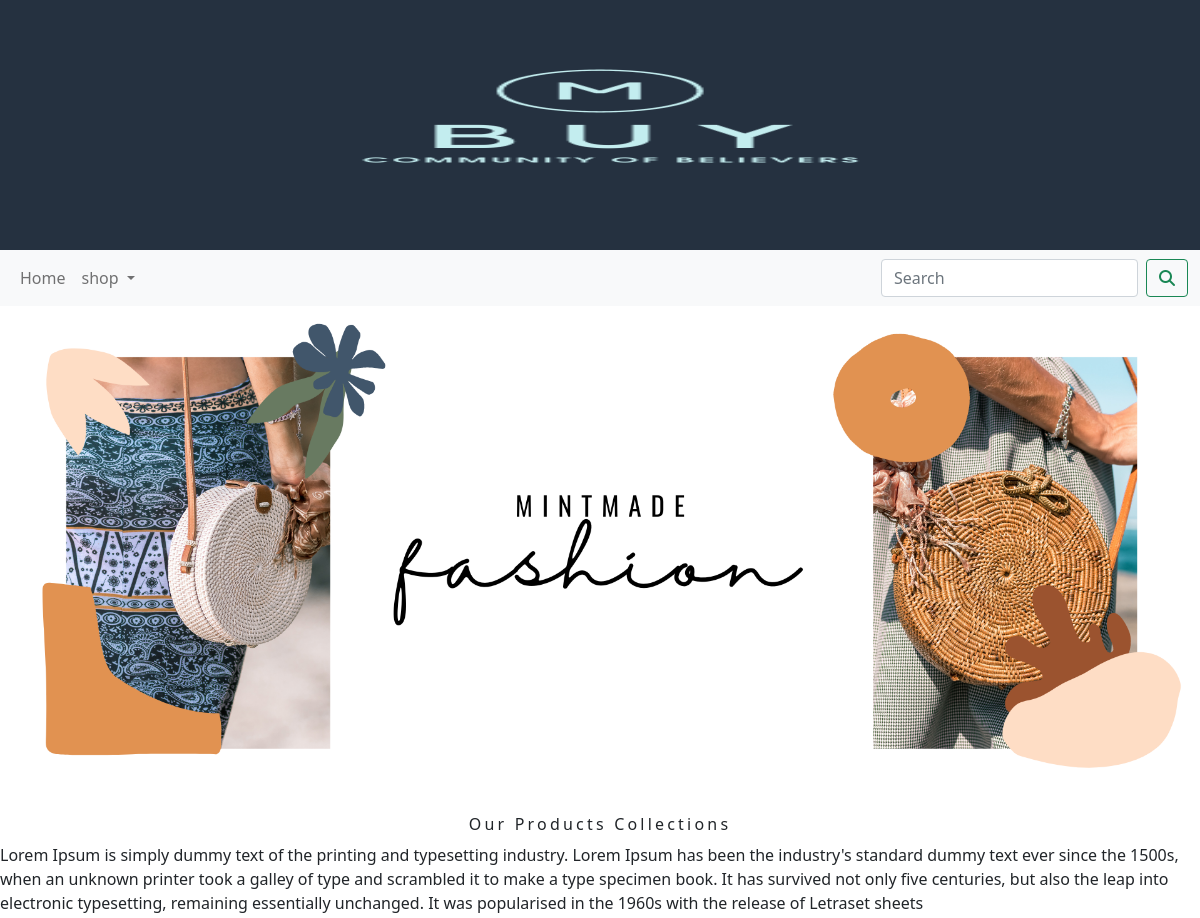
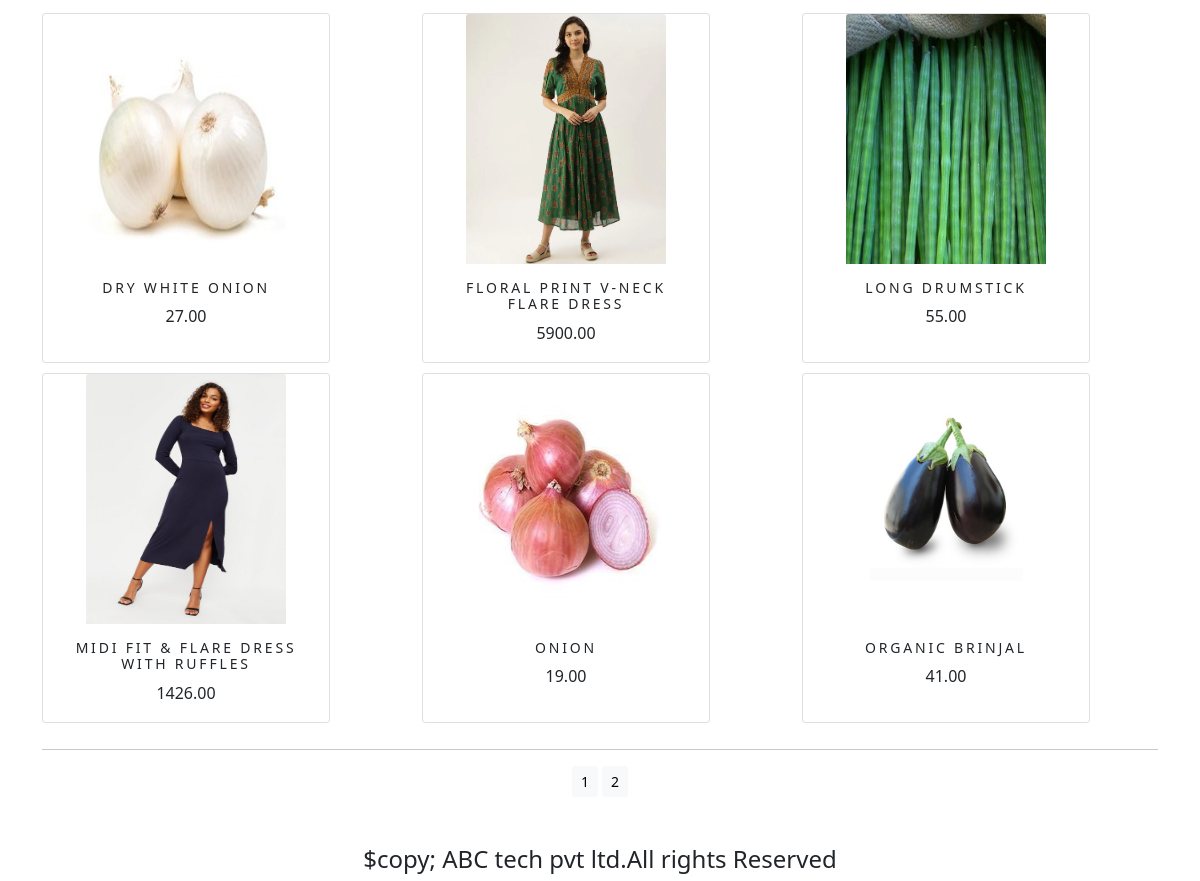
The app's page /shop/ with its own data (2 pictures, top to bottom).
### shop/models.py (models this page shows, shortened)
class Product(models.Model):
    name=models.CharField(max_length=250, unique=True)
    slug=models.SlugField(max_length=250,unique=True)
    description=models.TextField(blank=True)
    price=models.DecimalField(max_digits=10,decimal_places=2)
    category=models.ForeignKey(Category,on_delete=models.CASCADE)
    image=models.ImageField(upload_to='product',blank=True)
    stock=models.IntegerField()
    available=models.BooleanField(default=True)
    created=models.DateTimeField(auto_now_add=True)
    updated=models.DateTimeField(auto_now=True)
    def get_url(self):
        return reverse('shop:prodCatdetail', args=[self.category.slug,self.slug])
    class Meta:
        ordering=('name' ,)
        verbose_name='product'
        verbose_name_plural='products'

### shop/views.py (the view)
# urls.py: path('', views.allProdCat,name='allProdCat'),
def allProdCat(request,c_slug=None):
    c_page=None
    products_list=None
    if c_slug!=None:
        c_page=get_object_or_404(Category,slug=c_slug)
        products_list=Product.objects.all().filter(category=c_page,available=True)
    else:
        products_list=Product.objects.all().filter(available=True)
    paginator=Paginator(products_list,6)
    try:
        page=int(request.GET.get('page',1))
    except:
        page=1
    try:
        products=paginator.page(page)
    except (EmptyPage,InvalidPage):
        products=paginator.page(paginator.num_pages)
    return render(request,"category.html",{'category':c_page, 'products':products})

### cart/context_processors.py (called while the page is built)
def counter(request):
    item_count=0
    if 'admin' in request.path:
        return {}
    else:
        try:
            cart=Cart.objects.filter(cart_id=_cart_id(request))
            car_items=CartItem.objects.all().filter(cart=cart[:1])
            for cart_item in car_items:
                item_count += cart_item.quantity
        except Cart.DoesNotExist:
            item_count =0
    return dict(item_count=item_count)

### cart/views.py (called while the page is built)
def _cart_id(request):
    cart=request.session.session_key
    if not cart:
        cart=request.session.create()
    return cart

### shop/context_processors.py (called while the page is built)
def menu_links(request):
    links=Category.objects.all()
    return dict(links=links)

### shop/models.py (called while the page is built)
    def get_url(self):
        return reverse('shop:products_by_category',args=[self.slug])

### templates/category.html (shortened to what this page needs)
{% extends 'base.html' %}
{% load static %}
{% block content %}
<div class="mx_auto">
    {% if category %}
    <img class="my_image" src="{{category.image.url}}" alt="{{category.name}}">
</div>
     <br>
<div>
    <h1 class="text-center my_title">{{category.name}}</h1>
    <p class="text-justify">{{category.description}}</p>
</div>
     {% else %}
<div>
<img class="my_image my_image_padding" src="{% static 'img/banner.png' %}" alt="our products" width="1350px">
</div>
  <br>
<div>
    <h1 class="text-center my_title"> Our Products Collections</h1>
    <p class="text-justify">Lorem Ipsum is simply dummy text of the printing and typesetting industry. Lorem Ipsum has been the industry's standard dummy text ever since the 1500s, when an unknown printer took a galley of type and scrambled it to make a type specimen book. It has survived not only five centuries, but also the leap into electronic typesetting, remaining essentially unchanged. It was popularised in the 1960s with the release of Letraset sheets</p>
</div>
 {% endif %}
<div class="container">
    <div class="row mx_auto">
        {% for product in products.object_list %}
        <div class="my_bottom_margin cart col-9 col-sm-12 col-md-4 col-lg-4" >
            <div class="card text-center" style="min-width:18rem;">
                <a href="{{product.get_url}}"><img class="card-img-top my_image"src="{{product.image.url}}" alt="{{product.name}}"></a>
                <div class="card-body">
                    <h4>{{product.name}}</h4>
                    <p>{{product.price}}</p>
                </div>
            </div>
        </div>
        {% endfor %}
    </div>
    <div class="mx_auto">
        {% if products.paginator.num_pages > 1 %}
        <hr>
        <div class="text-center">
            {% for pg in products.paginator.page_range %}
                  <a href="?page={{pg}}" class="btn btn-light btn-sm {% if product.number == pg %} active {% endif %}"}>{{pg}}</a>
            {% endfor %}
        </div>
        {% endif %}
</div>
    <br>
</div>
{% endblock %}

### templates/base.html (shortened to what this page needs)
{% load static %}
<!DOCTYPE html>
<html lang="en">
<head>
    <link rel="stylesheet" href="{% static 'css/custom.css' %}">
    <link rel="stylesheet" href="{% static 'css/bootstrap.min.css' %}">
</head>
<body>
<div>
{% include 'header.html' %}
{% include 'nav.html' %}
{% block content %}
{% endblock %}
</div>
{% include 'footer.html' %}
</body>
</html>

### templates/header.html
{% load static %}
<header>
    <center>
        <a href="{% url 'shop:allProdCat' %}"><img src="{% static 'img/logo.png' %}" alt="logimage" style="height:250px; width:100%;"></a>
    </center>
</header>

### templates/nav.html (shortened to what this page needs)
<nav class="navbar navbar-expand-lg navbar-light bg-light">
  <div class="container-fluid">
    <div class="collapse navbar-collapse" id="navbarSupportedContent">
      <ul class="navbar-nav me-auto mb-2 mb-lg-0">
        <li class="nav-item">
          <a class="nav-link" href="#">Home</a>
        </li>
        <li class="nav-item dropdown {% if 'shop' in request.path %}active{% endif %}">
          <a class="nav-link dropdown-toggle" href="#" id="navbarDropdown" role="button" data-bs-toggle="dropdown" aria-expanded="false">
            shop
          </a>
        </li>
      </ul>
      <form class="d-flex" action="{% url 'search_app:SearchResult' %}" method="get">
        <input class="form-control me-2" type="search" placeholder="Search" name="q" aria-label="Search">
        <button class="btn btn-outline-success" type="submit"><i class="fa fa-search"></i></button>
      </form>
    </div>
  </div>
</nav>

### templates/footer.html
<div class="footer navbar-fixed-bottom  my_footer">
    <p class="text-center">$copy; ABC tech pvt ltd.All rights Reserved</p>
</div>

### static/css/custom.css (style rules this page uses)
body { font-family: 'Roboto', sans-serif; }
.my_footer { background-color:white; height:60px; }
.my_footer p { padding-top:20px; font-size:24px; }
.my_image { width:100%; height:auto; }
.my_title { font-size:16px; text_transform:uppercase; letter-spacing: .2em; }
.my_image_padding { padding:5px; }
.my_bottom_margin { margin-bottom:10px; }
.card { height:350px; width:200px; }
.card img { height:250px;width:200px; }
.card-body h4 { font-size:14px; text-transform:uppercase; letter-spacing:.2em; }

### records on screen
Product: image (picture), name "DRY WHITE ONION", price "27.00"
Product: image (picture), name "FLORAL PRINT V-NECK FLARE DRESS", price "5900.00"
Product: image (picture), name "LONG DRUMSTICK", price "55.00"
Product: image (picture), name "MIDI FIT & FLARE DRESS WITH RUFFLES", price "1426.00"
Product: image (picture), name "ONION", price "19.00"
Product: image (picture), name "ORGANIC BRINJAL", price "41.00"

### other values on screen
{{ pg }} "1" "2"
